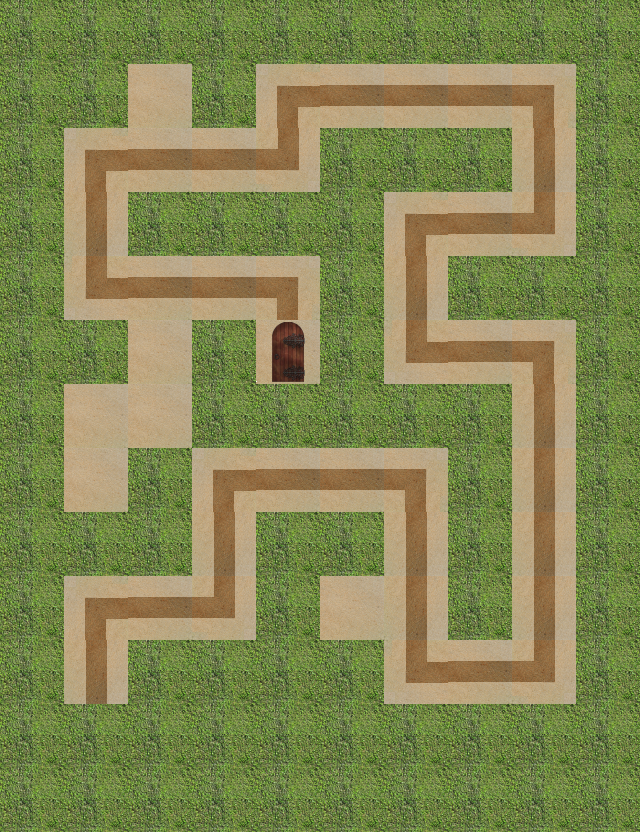

Below is a game level as drawn by its tile map, then a one-line description and the .tmx that defines it (tile-layer data replaced by summaries):
An orthogonal 10x13 tile map with 64x64 px tiles, 4 tile layers (path, wall, hint, end), 1 hidden layer not drawn.

<map version="1.0" orientation="orthogonal" renderorder="right-down" width="10" height="13" tilewidth="64" tileheight="64">
 <properties>
  <property name="bestTimePossible" value="12.73" />
  <property name="viewSize" value="5" />
 </properties>
 <tileset firstgid="1" name="sandbush" tilewidth="64" tileheight="64">
  <image source="sandbush.png" width="256" height="192" />
 </tileset>
 <layer name="path" width="10" height="13">
  <data>[130 cells, 47 non-empty, 1 distinct tile ids]</data>
 </layer>
 <layer name="wall" width="10" height="13">
  <data>[130 cells, 83 non-empty, 1 distinct tile ids]</data>
 </layer>
 <layer name="hint" width="10" height="13">
  <data>[130 cells, 40 non-empty, 6 distinct tile ids]</data>
 </layer>
 <layer name="start" width="10" height="13" visible="0">
  <data>[130 cells, 1 non-empty, 1 distinct tile ids]</data>
 </layer>
 <layer name="end" width="10" height="13">
  <data>[130 cells, 1 non-empty, 1 distinct tile ids]</data>
 </layer>
</map>
